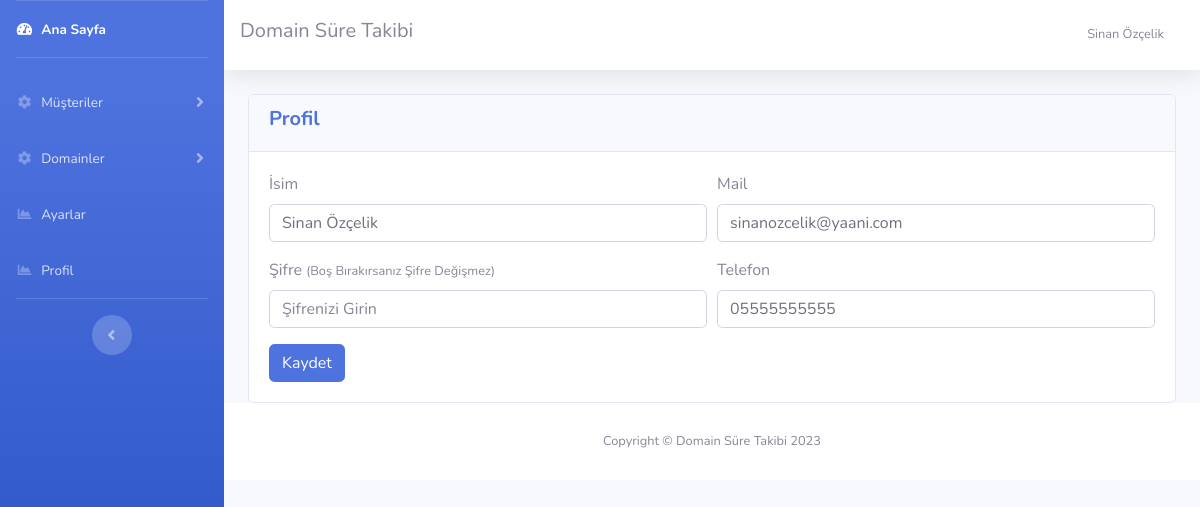
The app's page /profil.php (signed in) with its own data.
### tables this page shows
CREATE TABLE `ayarlar` (
  `id` int(11) NOT NULL,
  `site_logo` varchar(400) NOT NULL,
  `site_baslik` varchar(350) NOT NULL,
  `site_aciklama` varchar(300) NOT NULL,
  `site_link` varchar(100) NOT NULL,
  `site_sahip_mail` varchar(100) NOT NULL,
  `site_mail_host` varchar(100) NOT NULL,
  `site_mail_mail` varchar(100) NOT NULL,
  `site_mail_port` int(11) NOT NULL,
  `site_mail_sifre` varchar(100) NOT NULL
);

CREATE TABLE `kullanicilar` (
  `kul_id` int(11) NOT NULL,
  `kul_isim` varchar(200) NOT NULL,
  `kul_mail` varchar(200) NOT NULL,
  `kul_sifre` varchar(100) NOT NULL,
  `kul_telefon` varchar(100) NOT NULL
);

### islemler/baglan.php (called while the page is built, shortened)
<?php
$host = "localhost";
$veritabani_ismi = "domaintakip";
$kullanici_adi = "root";
$sifre = "";
try {
	$db = new PDO("mysql:host=$host;dbname=$veritabani_ismi;charset=utf8", $kullanici_adi, $sifre);
} catch (PDOException $e) {
	echo $e->getmessage();
}
$sorgu = $db->prepare("SELECT * FROM ayarlar");
$sorgu->execute();
$ayarcek = $sorgu->fetch(PDO::FETCH_ASSOC);
?>

### profil.php (the view)
<?php include 'header.php';
$sorgu = $db->prepare("SELECT * FROM kullanicilar WHERE kul_id=:kul_id");
$sorgu->execute(
	array(
		'kul_id' => $_SESSION['kul_id']
	)
);
$kullanici = $sorgu->fetch(PDO::FETCH_ASSOC);
?>
<div class="container-fluid">
	<div class="row">
		<div class="col-md-12">
			<div class="card">
				<div class="card-header">
					<h5 class="font-weight-bold text-primary">Profil</h5>
				</div>
				<div class="card-body">
					<form action="islemler/ajax.php" method="POST" accept-charset="utf-8">
						<div class="form-row">
							<div class="col-md-6 form-group">
								<label>İsim</label>
								<input type="text" name="kul_isim" class="form-control"
									value="<?php echo $kullanici['kul_isim'] ?>" placeholder="İsminizi Girin">
							</div>
							<div class="col-md-6 form-group">
								<label>Mail</label>
								<input type="text" name="kul_mail" class="form-control"
									value="<?php echo $kullanici['kul_mail'] ?>" placeholder="Mail Adresinizi Girin">
							</div>
						</div>
						<div class="form-row">
							<div class="col-md-6 form-group">
								<label>Şifre <small>(Boş Bırakırsanız Şifre Değişmez)</small></label>
								<input type="password" name="kul_sifre" class="form-control"
									placeholder="Şifrenizi Girin">
							</div>
							<div class="col-md-6 form-group">
								<label>Telefon</label>
								<input type="text" name="kul_telefon" class="form-control"
									value="<?php echo $kullanici['kul_telefon'] ?>" placeholder="Telefonunuzu Girin">
							</div>
						</div>
						<button type="submit" name="profilkaydet" class="btn btn-primary">Kaydet</button>
					</form>
				</div>
			</div>
		</div>
	</div>
</div>
<?php include 'footer.php' ?>

### header.php (shortened to what this page needs)
<?php
include 'islemler/baglan.php';
?>
<!DOCTYPE html>
<html lang="en">
<head>
  <link href="vendor/fontawesome-free/css/all.min.css" rel="stylesheet" type="text/css">
  <link href="css/sb-admin-2.min.css" rel="stylesheet">
</head>
<body id="page-top">
  <div id="wrapper">
    <ul class="navbar-nav bg-gradient-primary sidebar sidebar-dark accordion" id="accordionSidebar">
      <li class="nav-item active">
        <a class="nav-link" href="index.php">
          <i class="fas fa-fw fa-tachometer-alt"></i>
          <span>Ana Sayfa</span></a>
      </li>
      <hr class="sidebar-divider">
      <li class="nav-item">
        <a class="nav-link collapsed" href="#" data-toggle="collapse" data-target="#musterimenu" aria-expanded="true"
          aria-controls="musterimenu">
          <i class="fas fa-fw fa-cog"></i>
          <span>Müşteriler</span>
        </a>
      </li>
      <li class="nav-item">
        <a class="nav-link collapsed" href="#" data-toggle="collapse" data-target="#domainmenu" aria-expanded="true"
          aria-controls="domainmenu">
          <i class="fas fa-fw fa-cog"></i>
          <span>Domainler</span>
        </a>
      </li>
      <li class="nav-item">
        <a class="nav-link" href="ayarlar.php">
          <i class="fas fa-fw fa-chart-area"></i>
          <span>Ayarlar</span></a>
      </li>
      <li class="nav-item">
        <a class="nav-link" href="profil.php">
          <i class="fas fa-fw fa-chart-area"></i>
          <span>Profil</span></a>
      </li>
      <hr class="sidebar-divider d-none d-md-block">
      <div class="text-center d-none d-md-inline">
        <button class="rounded-circle border-0" id="sidebarToggle"></button>
      </div>
    </ul>
    <div id="content-wrapper" class="d-flex flex-column">
      <div id="content">
        <nav class="navbar navbar-expand navbar-light bg-white topbar mb-4 static-top shadow">
          <h5>
            <?php echo $ayarcek['site_baslik'] ?>
          </h5>
          <ul class="navbar-nav ml-auto">
            <li class="nav-item dropdown no-arrow">
              <a class="nav-link dropdown-toggle" href="#" id="userDropdown" role="button" data-toggle="dropdown"
                aria-haspopup="true" aria-expanded="false">
                <span class="mr-2 d-none d-lg-inline text-gray-600 small">
                  <?php echo $_SESSION['kul_isim'] ?>
                </span>
              </a>
            </li>
          </ul>
        </nav>

### footer.php (shortened to what this page needs)
<footer class="sticky-footer bg-white">
  <div class="container my-auto">
    <div class="copyright text-center my-auto">
      <span>Copyright &copy;
        <?php echo $ayarcek['site_baslik']; ?>
        <?php echo date("Y"); ?>
      </span>
    </div>
  </div>
</footer>
</div>
</div>
</body>
</html>

### records on screen
ayarlar: site_baslik "Domain Süre Takibi"
kullanicilar: kul_isim "Sinan Özçelik", kul_mail "sinanozcelik@yaani.com", kul_telefon "05555555555"

### other values on screen
$_SESSION['kul_isim'] "Sinan Özçelik"
